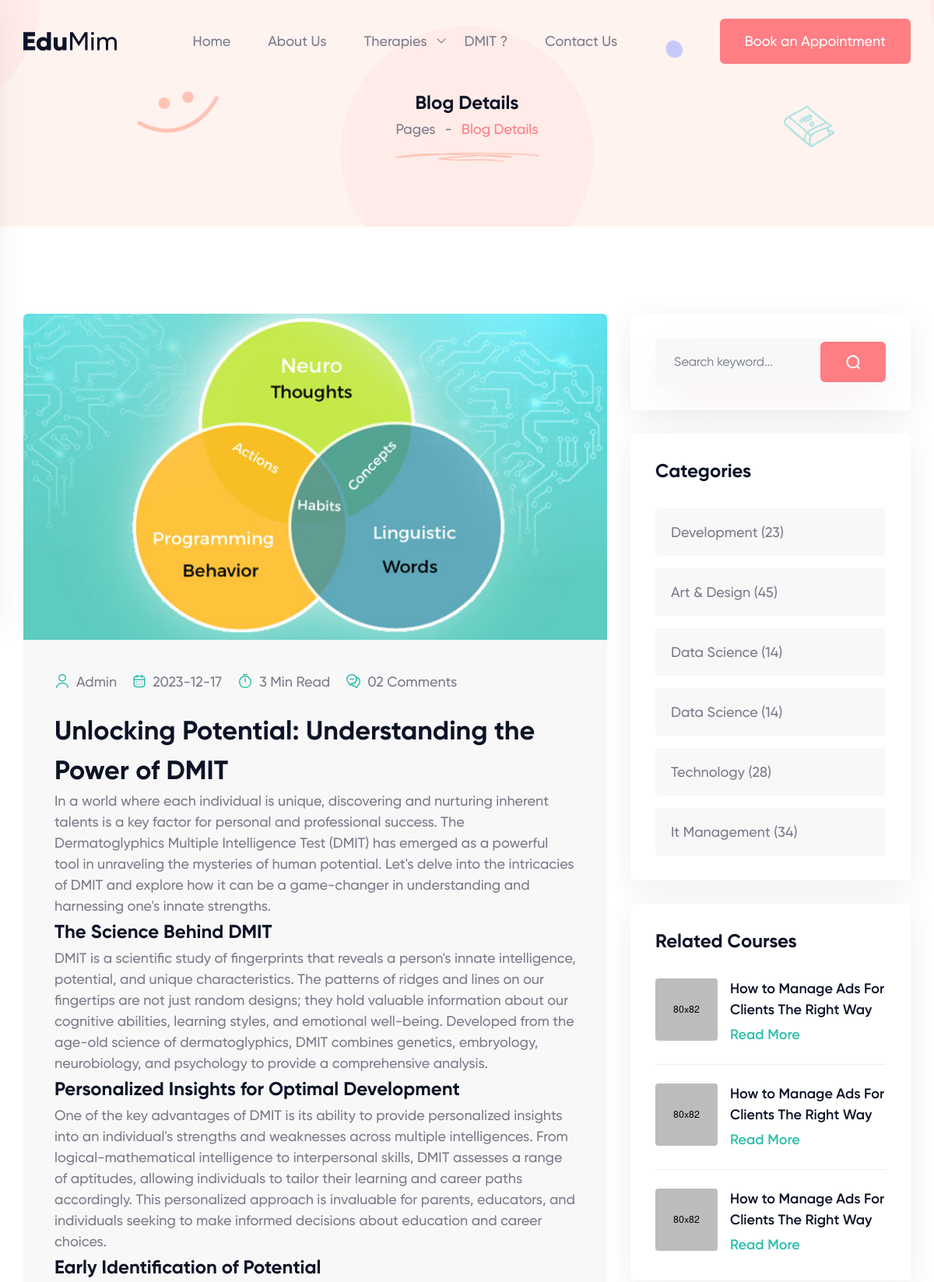
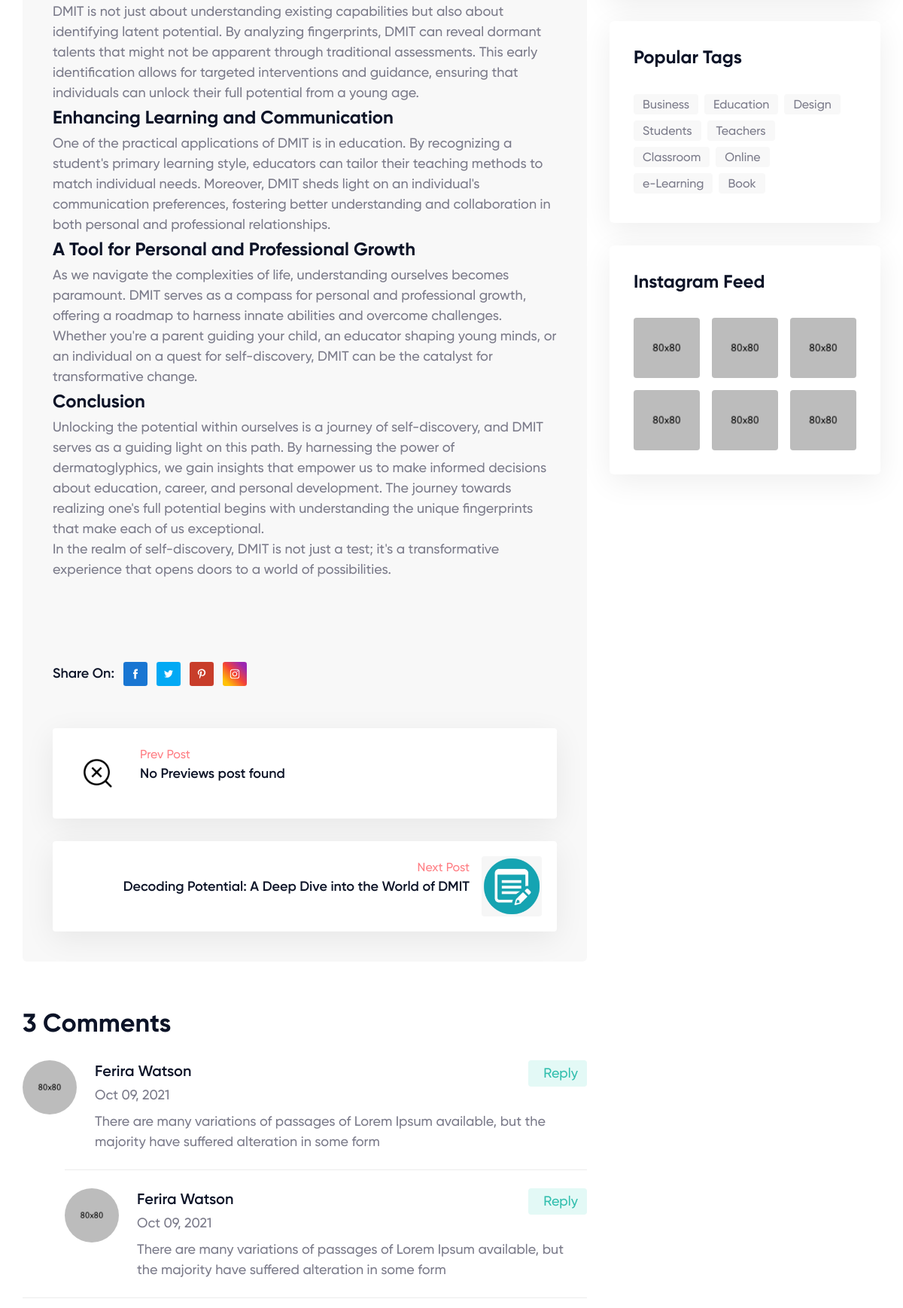
The app's page /blog.php?blog=3 (upper part) with its own data (2 pictures, top to bottom).
### tables this page shows
CREATE TABLE `blogs` (
  `blog_id` int(50) NOT NULL,
  `title` text NOT NULL,
  `category` varchar(30) NOT NULL,
  `description` text NOT NULL,
  `featured_img` varchar(500) NOT NULL,
  `author` varchar(100) NOT NULL DEFAULT 'Admin',
  `dt` datetime NOT NULL DEFAULT current_timestamp()
);

### blog.php (the view, shortened to what the rows shown need)
<?php
$blog = $_GET['blog'];
require_once('partials\_db.php');
$sql = "SELECT * FROM `blogs` WHERE `blog_id` = '$blog'";
$result = mysqli_query($conn, $sql);
$row = mysqli_fetch_assoc($result);
$title = $row['title'];
$desc = $row['description'];
$author = $row['author'];
$dt = $row['dt'];
$fimage = "assets/images/blogImgs/" . $row['featured_img'];
?>
<!DOCTYPE html>
<html lang="en">
<head>
    <link rel="stylesheet" href="assets/css/rt-plugins.css">
    <link rel="stylesheet" href="assets/css/app.css">
</head>
<body class=" font-gilroy font-medium text-gray text-lg leading-[27px]">
    <div class="breadcrumbs section-padding bg-[url('../images/all-img/bred.png')] bg-cover bg-center bg-no-repeat">
        <div class="container text-center">
            <h2>Blog Details</h2>
        </div>
    </div>
    <div class="nav-tab-wrapper tabs  section-padding">
        <div class="container">
            <div class="grid grid-cols-12 gap-[30px]">
                <div class="lg:col-span-8 col-span-12">
                    <div class="bg-[#F8F8F8] rounded-md">
                        <img src="<?php echo $fimage; ?>" alt="" class=" rounded-t-md mb-10">
                        <div class="px-10 pb-10">
                            <div class="flex  flex-wrap  xl:space-x-10 space-x-5 mt-6 mb-6">
                                <a class=" flex items-center space-x-2" href="#">
                                    <img src="assets/images/svg/user3.svg" alt="">
                                    <span><?php echo $author ?></span>
                                </a>
                                <a class=" flex items-center space-x-2" href="#">
                                    <img src="assets/images/svg/calender.svg" alt="">
                                    <span><?php echo substr($dt, 0, 10) ?></span>
                                </a>
                                <a class=" flex items-center space-x-2" href="#">
                                </a>
                                <a class=" flex items-center space-x-2" href="#">
                                </a>
                            </div>
                            <h3>
                                <?php echo $title ?>
                            </h3>
                            <?php echo htmlspecialchars_decode($desc); ?></title>
                            <div class="grid xl:grid-cols-2 grid-cols-1  gap-5 md:mt-14 mt-8 ">
                                <ul class="flex space-x-3 xl:justify-end items-center  ">
                                </ul>
                            </div>
                            <div class="grid xl:grid-cols-2 grid-cols-1  gap-[30px] md:mt-14 mt-8">
                                <?php
                                $blog = $_GET['blog'] - 1;
                                require_once('partials\_db.php');
                                $sql = "SELECT * FROM `blogs` WHERE `blog_id` = '$blog'";
                                $result = mysqli_query($conn, $sql);
                                $row = mysqli_fetch_assoc($result);
                                $num_rows = mysqli_num_rows($result);
                                if ($num_rows > 0) {
                                    echo '
                                    <a class=" flex space-x-4 shadow-box7 rounded p-5 bg-white" href="blog.php?blog='.$row['blog_id'].'">
                                    <div class="flex-none ">
                                        <div class="h-20 w-20  rounded">
                                            <img src="assets\images\icon\blogicon.png" alt="" class=" w-full h-full object-cover rounded">
                                        </div>
                                    </div>
                                    <div class="flex-1 ">
                                        <span class=" text-primary  text-base mb-1">Prev Post</span>
                                        <div class="mb-1 font-semibold text-black">
                                            ' . (substr($row['title'], 0, 70)) . '
                                        </div>
                                    </div>
                                </a>
                                    ';
                                } else {
                                    echo '
                                    <span class=" flex space-x-4 shadow-box7 rounded p-5 bg-white" ">
                                    <div class="flex-none ">
                                        <div class="h-20 w-20  rounded">
                                            <img src="assets\images\icon\blognotfound.png" class=" w-full h-full object-cover rounded">
                                        </div>
                                    </div>
                                    <div class="flex-1 ">
                                        <span class=" text-primary  text-base mb-1">Prev Post</span>
                                        <div class="mb-1 font-semibold text-black">
                                        <div class="mb-1 font-semibold text-black">
                                        No Previews post found
                                    </div>
                                        </div>
                                    </div>
                                </span>
                                    ';
                                }
                                ?>
                                <?php
                                $blog = $_GET['blog']+1;
                                require_once('partials\_db.php');
                                $sql = "SELECT * FROM `blogs` WHERE `blog_id` = '$blog'";
                                $result = mysqli_query($conn, $sql);
                                $row = mysqli_fetch_assoc($result);
                                $num_rows = mysqli_num_rows($result);
                                if ($num_rows>0) {
                                    echo '
                                        <a class=" flex  flex-row-reverse shadow-box7 bg-white rounded p-5" href="blog.php?blog='.$row['blog_id'].'">
                                        <div class="flex-none ">
                                            <div class="h-20 w-20  rounded ml-4">
                                                <img  src="assets\images\icon\blogicon.png" alt="blog" class=" w-full h-full object-cover rounded">
                                            </div>
                                        </div>
                                        <div class="flex-1 text-right ">
                                            <span class=" text-primary  text-base mb-1">Next Post</span>
                                            <div class="mb-1 font-semibold text-black">
                                                ' . (substr($row['title'], 0, 70)) . '
                                            </div>
                                        </div>
                                        </a>
                                        ';
                                }
                                ?>
                            </div>
                        </div>
                    </div>
                </div>
            </div>
        </div>
    </div>
</body>
</html>

### records on screen
blogs: featured_img (picture), author "Admin", dt "2023-12-17", title "Unlocking Potential: Understanding the Power of DMIT", description "In a world where each individual is unique, discovering and nurturing inherent talents is a key factor for personal and professional success. The Dermatoglyphics Multiple Intelligence Test (DMIT) has emerged as a powerful tool in unraveling the mysteries of human potential. Let's delve into the intricacies of DMIT and explore how it can be a game-changer in understanding and harnessing one's innate strengths. The Science Behind DMIT DMIT is a scientific study of fingerprints that reveals a person's innate intelligence, potential, and unique characteristics. The patterns of ridges and lines on our fingertips are not just random designs; they hold valuable information about our cognitive…"
blogs: title "Decoding Potential: A Deep Dive into the World of DMIT"
